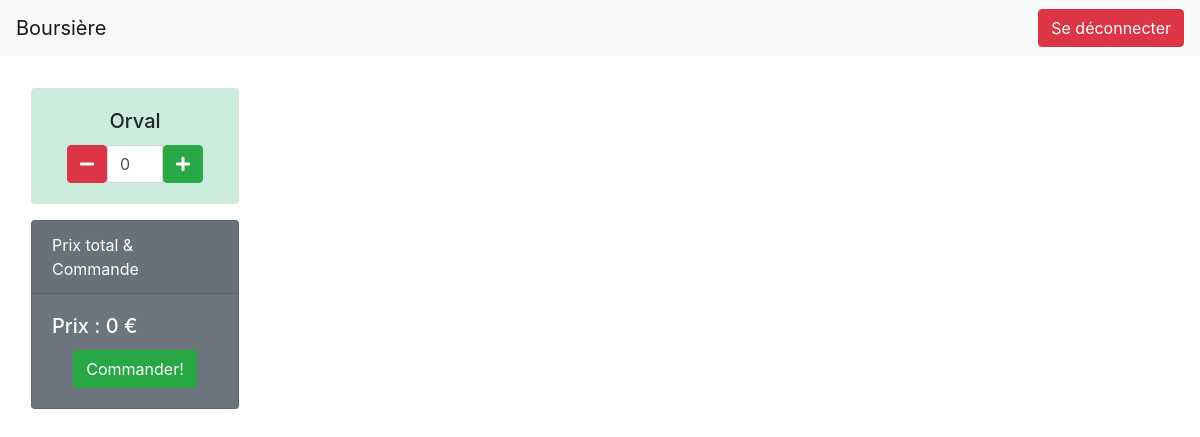
Before: /beer_ordering/ (signed in) with the older database file.
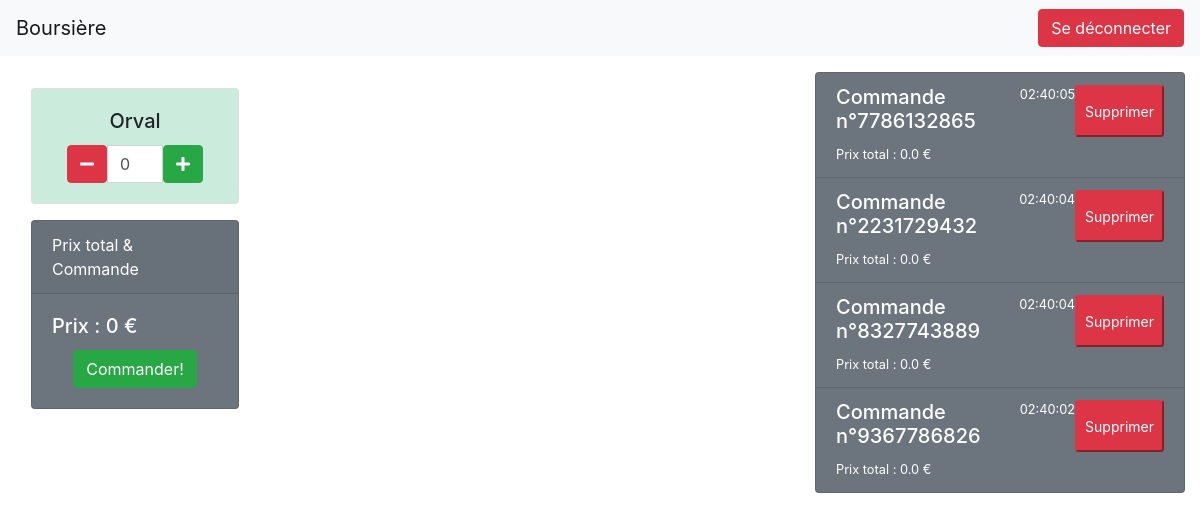
After: the same page with the newer database file.
### Beer/models.py (models this page shows, shortened)
class Beer(models.Model):
    beer_name = models.CharField(max_length=100)
    price = models.FloatField(null=False)
    buy_price = models.FloatField(null=False)
    stock = models.IntegerField(null=False)
    coef_up = models.FloatField(null=False)
    coef_down = models.FloatField(null=False)
    coef_max = models.FloatField(null=False)
    q_qarder = models.IntegerField(null=False, default=0)
    q_current_qarder = models.IntegerField(null=False, default=0)
    alcohol_percentage = models.FloatField(null=False, default=0)
    out_of_stock = False

class History(models.Model):
    id_str = models.CharField(max_length=25, null=False)
    time = models.CharField(null=False, max_length=25)
    total_price = models.FloatField(null=False, default=0)
    history_json = models.TextField()  # to save data as json
    text = models.TextField(null=False, default="")

### Beer/views.py (the view)
# urls.py: path('beer_ordering/', BeerViews.beer_ordering_view, name='beer_ordering'),
@login_required
def beer_ordering_view(request):
    return render(request, 'ordering_beer_page.html', {'beers':BeerModel.objects.all(), 'history':History.objects.all()})

### Beer/templatetags/filter_extra.py (called while the page is built)
def rcolors(value):
    letters = 'B,C,D,E,F'.split(',');
    color = '#';
    while color in color_list:
        for i in range(6):
            color += letters[math.floor(random() * len(letters))]
    color_list.append(color)
    return color;

### templates/ordering_beer_page.html
{%extends 'main_template.html' %}
{% load static %}
{%block content%}
<div class="container-fluid">
<div class="row">
  <div class="col-sm-8">
    {% include 'beer_card.html' with beers=beers%}
    <div class="card text-white bg-secondary mt-3 ml-3" style="max-width: 13rem;">
        <div class="card-header">Prix total & Commande</div>
        <div class="card-body">
            <h5 class="card-title" id="total_price">Prix : 0 €</h5>
            <div class="text-center">
        <div class="btn btn-success" onclick="make_order()">Commander!</div>
                </div>
        </div>
    </div>
</div>
      <div class="col-sm-4">
    {% include 'ordering_list.html' with history=history %}
  </div>
</div>
</div>
{%endblock%}

### templates/beer_card.html
{% load static %}
{% load filter_extra %}
<div class="row col-sm">
{% for beer in beers %}
    <div class="card ml-3 mt-3" style="width: 13rem;">
      <div class="card-body" style='background-color: {{beer.beer_name|rcolors}};'>
           <h5 class="card-title text-center">{{ beer.beer_name }}</h5>
        <div class="input-group col-sm-12">
          <span class="input-group-btn">
              <div class="btn btn-danger" onclick="minus({{ forloop.counter }}, '{{ beer.beer_name }}')">
                  <i class="fas fa-minus"></i>
              </div>
          </span>
          <input type="text" id="input{{ forloop.counter }}" class="form-control input-number" value="0">
          <span class="input-group-btn" onclick="plus({{ forloop.counter }}, '{{ beer.beer_name }}')">
              <button type="button" class="btn btn-success">
                  <i class="fas fa-plus"></i>
              </button>
          </span>
      </div>
      </div>
    </div>
{% endfor %}
</div>

### templates/ordering_list.html (shortened to what this page needs)
<div class="list-group" id="histo" style="position: relative; height: 94vh; width: 100%; overflow-y: scroll;">
    {% for histo in history reversed %}
    <a class="list-group-item list-group-item-action flex-column align-items-start text-white bg-secondary" id="{{ histo.id_str }}">
        <div class="d-flex w-100 justify-content-between">
            <h5 class="mb-1">Commande n°{{ histo.id_str }}</h5>
            <small>{{ histo.time }}</small>
            <button class="btn-sm btn-danger" onclick="delete_histo({{ histo.id_str }})">Supprimer</button>
        </div>
    <small id="">Prix total : {{ histo.total_price }} €</small>
    </a>
    {% endfor %}
</div>

Changed rows visible on the page:
added History: id_str "7786132865", time "02:40:05", total_price "0.0"
added History: id_str "2231729432", time "02:40:04", total_price "0.0"
added History: id_str "8327743889", time "02:40:04", total_price "0.0"
added History: id_str "9367786826", time "02:40:02", total_price "0.0"
